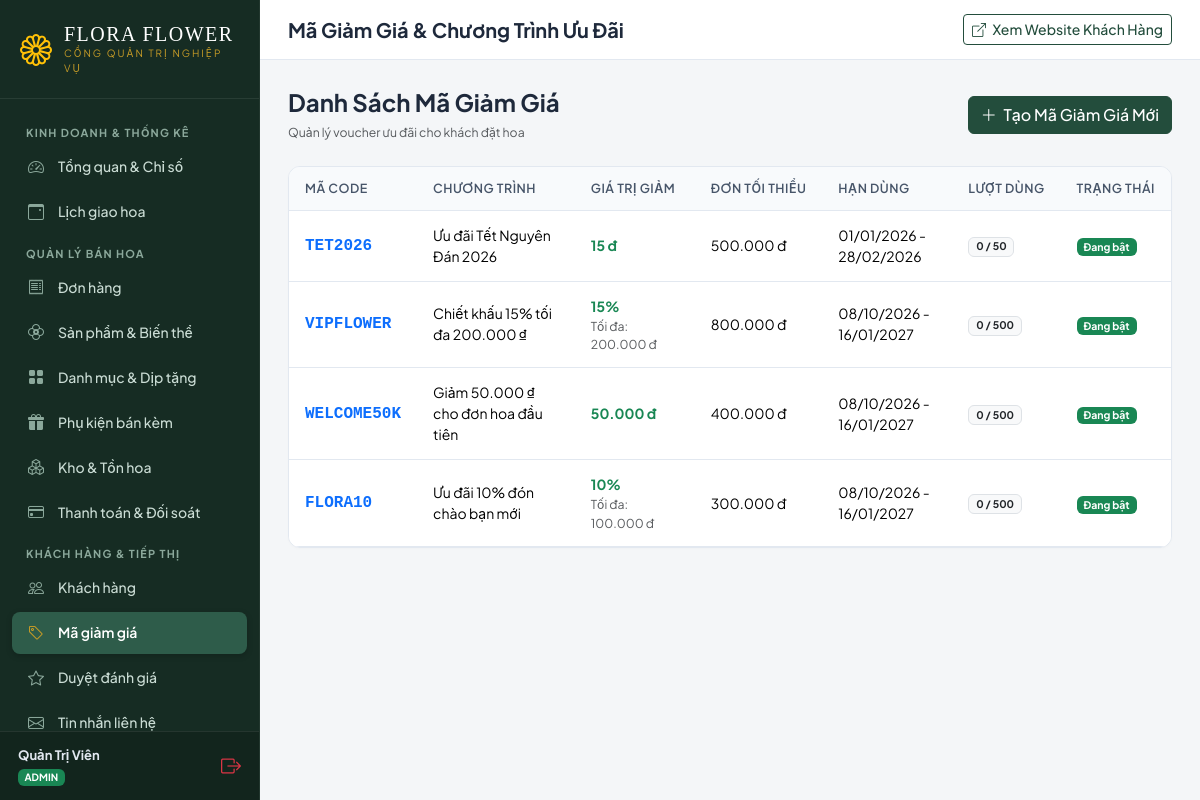
Screenshot of /dashboard/promotions (signed in) with the database file from the repository.
### app/models/core.py (models this page shows, shortened)
class ShopSetting(db.Model):
    __tablename__ = 'core_shopsetting'
    id = db.Column(db.Integer, primary_key=True)
    shop_name = db.Column(db.String(150), default='Flora Flower Boutique', nullable=False)
    slogan = db.Column(db.String(255), default='Trao gửi yêu thương - Tinh tế trong từng cánh hoa', nullable=False)
    phone = db.Column(db.String(30), default='0901 234 567', nullable=False)
    hotline = db.Column(db.String(30), default='1900 6868', nullable=False)
    email = db.Column(db.String(254), default='contact@floraflower.vn', nullable=False)
    address = db.Column(db.String(255), default='123 Nguyễn Huệ, Phường Bến Nghé, Quận 1, TP. Hồ Chí Minh', nullable=False)
    opening_hours = db.Column(db.String(120), default='07:30 - 21:30 hàng ngày', nullable=False)
    facebook_url = db.Column(db.String(200), default='https://facebook.com/floraflower', nullable=False)
    instagram_url = db.Column(db.String(200), default='https://instagram.com/floraflower', nullable=False)
    zalo_phone = db.Column(db.String(30), default='0901234567', nullable=False)
    bank_code = db.Column(db.String(20), default='MB', nullable=False)
    bank_name = db.Column(db.String(100), default='Ngân hàng Quân Đội (MB Bank)', nullable=False)
    bank_account_no = db.Column(db.String(50), default='999988886666', nullable=False)
    bank_account_name = db.Column(db.String(100), default='CONG TY TNHH FLORA FLOWER', nullable=False)
    shipping_fee_default = db.Column(db.Numeric(12, 2), default=Decimal('30000.00'), nullable=False)
    free_shipping_threshold = db.Column(db.Numeric(12, 2), default=Decimal('500000.00'), nullable=False)
    min_prep_hours = db.Column(db.Integer, default=2, nullable=False)
    same_day_cutoff_hour = db.Column(db.Integer, default=18, nullable=False)
    max_orders_per_slot = db.Column(db.Integer, default=10, nullable=False)
    enable_store_pickup = db.Column(db.Boolean, default=True, nullable=False)
    enable_vietqr = db.Column(db.Boolean, default=True, nullable=False)
    enable_cod = db.Column(db.Boolean, default=True, nullable=False)
    seasonal_policy_text = db.Column(db.Text, default='', nullable=False)
    updated_at = db.Column(db.DateTime, default=datetime.utcnow, onupdate=datetime.utcnow, nullable=False)
    @staticmethod
    def get_settings():
        setting = ShopSetting.query.first()
        if not setting:
            setting = ShopSetting()
            db.session.add(setting)
            db.session.commit()
        return setting

### app/models/user.py (models this page shows, shortened)
class User(UserMixin, db.Model):
    __tablename__ = 'auth_user'
    id = db.Column(db.Integer, primary_key=True)
    username = db.Column(db.String(150), unique=True, nullable=False, index=True)
    email = db.Column(db.String(254), unique=True, nullable=False, index=True)
    password = db.Column(db.String(128), nullable=False)
    first_name = db.Column(db.String(150), default='', nullable=False)
    last_name = db.Column(db.String(150), default='', nullable=False)
    is_active = db.Column(db.Boolean, default=True, nullable=False)
    is_staff = db.Column(db.Boolean, default=False, nullable=False)
    is_superuser = db.Column(db.Boolean, default=False, nullable=False)
    date_joined = db.Column(db.DateTime, default=datetime.utcnow, nullable=False)
    last_login = db.Column(db.DateTime, nullable=True)
    profile = db.relationship('UserProfile', backref='user', uselist=False, cascade='all, delete-orphan')
    addresses = db.relationship('Address', backref='user', lazy='dynamic', cascade='all, delete-orphan')
    wishlist_items = db.relationship('Wishlist', backref='user', lazy='dynamic', cascade='all, delete-orphan')
    orders = db.relationship('Order', backref='customer', lazy='dynamic', foreign_keys='Order.user_id')
    @property
    def role(self):
        if self.is_superuser:
            return 'ADMIN'
        if self.profile and self.profile.role:
            return self.profile.role
        if self.is_staff:
            return 'STAFF'
        return 'CUSTOMER'
    def is_store_staff(self):
        return self.role in ['ADMIN', 'STAFF'] or self.is_staff or self.is_superuser

### app/models/promotion.py (models this page shows, shortened)
class Coupon(db.Model):
    __tablename__ = 'promotions_coupon'
    id = db.Column(db.Integer, primary_key=True)
    code = db.Column(db.String(50), unique=True, nullable=False, index=True)
    title = db.Column(db.String(150), nullable=False)
    discount_type = db.Column(db.String(10), default='PERCENTAGE', nullable=False)  # PERCENTAGE, FIXED_AMOUNT
    discount_value = db.Column(db.Numeric(12, 2), nullable=False)
    min_order_amount = db.Column(db.Numeric(12, 2), default=Decimal('0.00'), nullable=False)
    max_discount_amount = db.Column(db.Numeric(12, 2), nullable=True)
    valid_from = db.Column(db.DateTime, default=datetime.utcnow, nullable=False)
    valid_to = db.Column(db.DateTime, nullable=False)
    usage_limit = db.Column(db.Integer, default=100, nullable=False)
    used_count = db.Column(db.Integer, default=0, nullable=False)
    per_user_limit = db.Column(db.Integer, default=1, nullable=False)
    is_active = db.Column(db.Boolean, default=True, nullable=False)
    created_at = db.Column(db.DateTime, default=datetime.utcnow, nullable=False)
    usages = db.relationship('CouponUsage', backref='coupon', lazy='dynamic')

### app/blueprints/dashboard.py (the view)
@bp.route('/promotions')
def promotion_list():
    coupons = Coupon.query.order_by(Coupon.id.desc()).all()
    return render_template('dashboard/promotions/list.html', coupons=coupons)

### templates/dashboard/promotions/list.html (shortened to what this page needs)
{% extends 'dashboard/base.html' %}
{% load static core_tags %}
{% block page_title %}Mã Giảm Giá & Chương Trình Ưu Đãi{% endblock %}
{% block dashboard_content %}
<div class="d-flex justify-content-between align-items-center mb-4">
    <div>
        <h4 class="font-serif fw-bold mb-1">Danh Sách Mã Giảm Giá</h4>
        <small class="text-muted">Quản lý voucher ưu đãi cho khách đặt hoa</small>
    </div>
    <button class="btn btn-flora" data-bs-toggle="collapse" data-bs-target="#addCouponCollapse">
        <i class="bi bi-plus-lg me-1"></i> Tạo Mã Giảm Giá Mới
    </button>
</div>
<div class="dash-card">
    <div class="table-responsive">
        <table class="table dash-table mb-0 fs-7">
            <thead>
                <tr>
                    <th>Mã Code</th>
                    <th>Chương trình</th>
                    <th>Giá trị giảm</th>
                    <th>Đơn tối thiểu</th>
                    <th>Hạn dùng</th>
                    <th>Lượt dùng</th>
                    <th>Trạng thái</th>
                </tr>
            </thead>
            <tbody>
                {% for c in coupons %}
                    <tr>
                        <td>
                            <strong class="text-primary font-monospace fs-6">{{ c.code }}</strong>
                        </td>
                        <td>{{ c.title }}</td>
                        <td>
                            {% if c.discount_type == 'PERCENT' %}
                                <span class="fw-bold text-success">{{ c.discount_value|floatformat(0) }}%</span>
                                {% if c.max_discount_amount %}
                                    <small class="text-muted d-block">Tối đa: {{ c.max_discount_amount|currency }}</small>
                                {% endif %}
                            {% else %}
                                <span class="fw-bold text-success">{{ c.discount_value|currency }}</span>
                            {% endif %}
                        </td>
                        <td>{{ c.min_order_amount|currency }}</td>
                        <td>{{ c.valid_from|date("d/m/Y") }} - {{ c.valid_to|date("d/m/Y") }}</td>
                        <td>
                            <span class="badge bg-light text-dark border">{{ c.used_count }} / {{ c.usage_limit }}</span>
                        </td>
                        <td>
                            {% if c.is_active %}
                                <span class="badge bg-success">Đang bật</span>
                            {% else %}
                                <span class="badge bg-secondary">Tạm tắt</span>
                            {% endif %}
                        </td>
                    </tr>
                {% else %}
                    <tr>
                        <td colspan="7" class="text-center text-muted py-4">Chưa có mã giảm giá nào.</td>
                    </tr>
                {% endfor %}
            </tbody>
        </table>
    </div>
</div>
{% endblock %}

### templates/dashboard/base.html (shortened to what this page needs)
{% load static core_tags %}
<!DOCTYPE html>
<html lang="vi">
<head>
    <link href="https://cdn.jsdelivr.net/npm/bootstrap@5.3.3/dist/css/bootstrap.min.css" rel="stylesheet">
    <link rel="stylesheet" href="https://cdn.jsdelivr.net/npm/bootstrap-icons@1.11.3/font/bootstrap-icons.min.css">
    <link rel="stylesheet" href="{% static 'css/dashboard.css' %}">
</head>
<body class="dashboard-body">
    <div class="dash-wrapper">
        <aside class="dash-sidebar no-print">
            <div class="dash-sidebar-brand">
                <i class="bi bi-flower1 fs-2 text-warning"></i>
                <div>
                    <h4>{{ shop_setting.shop_name }}</h4>
                    <small>Cổng Quản Trị Nghiệp Vụ</small>
                </div>
            </div>
            <div class="dash-sidebar-menu">
                <div class="dash-menu-header">Kinh Doanh & Thống Kê</div>
                <a href="{% url 'dashboard:overview' %}" class="dash-nav-link {% if request.resolver_match.url_name == 'overview' %}active{% endif %}">
                    <i class="bi bi-speedometer2"></i>
                    <span>Tổng quan & Chỉ số</span>
                </a>
                <a href="{% url 'dashboard:delivery_calendar' %}" class="dash-nav-link {% if request.resolver_match.url_name == 'delivery_calendar' %}active{% endif %}">
                    <i class="bi bi-calendar3-event"></i>
                    <span>Lịch giao hoa</span>
                </a>
                <div class="dash-menu-header">Quản Lý Bán Hoa</div>
                <a href="{% url 'dashboard:order_list' %}" class="dash-nav-link {% if 'order' in request.resolver_match.url_name and request.resolver_match.url_name != 'delivery_calendar' %}active{% endif %}">
                    <i class="bi bi-receipt"></i>
                    <span>Đơn hàng</span>
                </a>
                <a href="{% url 'dashboard:product_list' %}" class="dash-nav-link {% if 'product' in request.resolver_match.url_name %}active{% endif %}">
                    <i class="bi bi-flower2"></i>
                    <span>Sản phẩm & Biến thể</span>
                </a>
                <a href="{% url 'dashboard:category_list' %}" class="dash-nav-link {% if 'category' in request.resolver_match.url_name %}active{% endif %}">
                    <i class="bi bi-grid-fill"></i>
                    <span>Danh mục & Dịp tặng</span>
                </a>
                <a href="{% url 'dashboard:accessory_list' %}" class="dash-nav-link {% if 'accessory' in request.resolver_match.url_name %}active{% endif %}">
                    <i class="bi bi-gift-fill"></i>
                    <span>Phụ kiện bán kèm</span>
                </a>
                <a href="{% url 'dashboard:inventory_list' %}" class="dash-nav-link {% if 'inventory' in request.resolver_match.url_name %}active{% endif %}">
                    <i class="bi bi-boxes"></i>
                    <span>Kho & Tồn hoa</span>
                </a>
                <a href="{% url 'dashboard:payment_list' %}" class="dash-nav-link {% if 'payment' in request.resolver_match.url_name %}active{% endif %}">
                    <i class="bi bi-credit-card"></i>
                    <span>Thanh toán & Đối soát</span>
                </a>
                <div class="dash-menu-header">Khách Hàng & Tiếp Thị</div>
                <a href="{% url 'dashboard:customer_list' %}" class="dash-nav-link {% if 'customer' in request.resolver_match.url_name %}active{% endif %}">
                    <i class="bi bi-people"></i>
                    <span>Khách hàng</span>
                </a>
                <a href="{% url 'dashboard:promotion_list' %}" class="dash-nav-link {% if 'promotion' in request.resolver_match.url_name %}active{% endif %}">
                    <i class="bi bi-tag"></i>
                    <span>Mã giảm giá</span>
                </a>
                <a href="{% url 'dashboard:review_list' %}" class="dash-nav-link {% if 'review' in request.resolver_match.url_name %}active{% endif %}">
                    <i class="bi bi-star"></i>
                    <span>Duyệt đánh giá</span>
                </a>
                <a href="{% url 'dashboard:contact_message_list' %}" class="dash-nav-link {% if 'contact' in request.resolver_match.url_name %}active{% endif %}">
                    <i class="bi bi-envelope"></i>
                    <span>Tin nhắn liên hệ</span>
                </a>
            </div>
            <div class="dash-sidebar-user">
                <div>
                    <div class="fw-bold text-truncate" style="max-width: 150px; font-size: 13px;">{{ user.first_name|default(user.username) }}</div>
                    <span class="badge bg-success" style="font-size: 10px;">{{ user.profile.get_role_display if (user.profile and user.profile.get_role_display) else (user.role if user.role else 'Staff') }}</span>
                </div>
                <a href="{% url 'accounts:logout' %}" class="text-danger" title="Đăng xuất">
                    <i class="bi bi-box-arrow-right fs-5"></i>
                </a>
            </div>
        </aside>
        <div class="dash-main">
            <header class="dash-topbar no-print">
                <div class="d-flex align-items-center gap-3">
                    <h5 class="mb-0 fw-bold">{% block page_title %}Bảng Quản Trị{% endblock %}</h5>
                </div>
                <div class="d-flex align-items-center gap-3">
                    <a href="{% url 'catalog:home' %}" target="_blank" class="btn btn-sm btn-flora-outline">
                        <i class="bi bi-box-arrow-up-right me-1"></i> Xem Website Khách Hàng
                    </a>
                </div>
            </header>
            <div class="dash-content">
                {% block dashboard_content %}{% endblock %}
            </div>
        </div>
    </div>
</body>
</html>

### rows the page displays
ShopSetting: shop_name "FLORA FLOWER"
Coupon: code "TET2026", title "Ưu đãi Tết Nguyên Đán 2026", discount_value "15 đ", min_order_amount "500.000 đ", used_count "0", usage_limit "50", is_active "Đang bật"
Coupon: code "VIPFLOWER", title "Chiết khấu 15% tối đa 200.000 ₫", discount_value "15", max_discount_amount "200.000 đ", min_order_amount "800.000 đ", used_count "0", usage_limit "500", is_active "Đang bật"
Coupon: code "WELCOME50K", title "Giảm 50.000 ₫ cho đơn hoa đầu tiên", discount_value "50.000 đ", min_order_amount "400.000 đ", used_count "0", usage_limit "500", is_active "Đang bật"
Coupon: code "FLORA10", title "Ưu đãi 10% đón chào bạn mới", discount_value "10", max_discount_amount "100.000 đ", min_order_amount "300.000 đ", used_count "0", usage_limit "500", is_active "Đang bật"

### other values shown
{{ user.first_name|default(user.username) }} "Quản Trị Viên"
